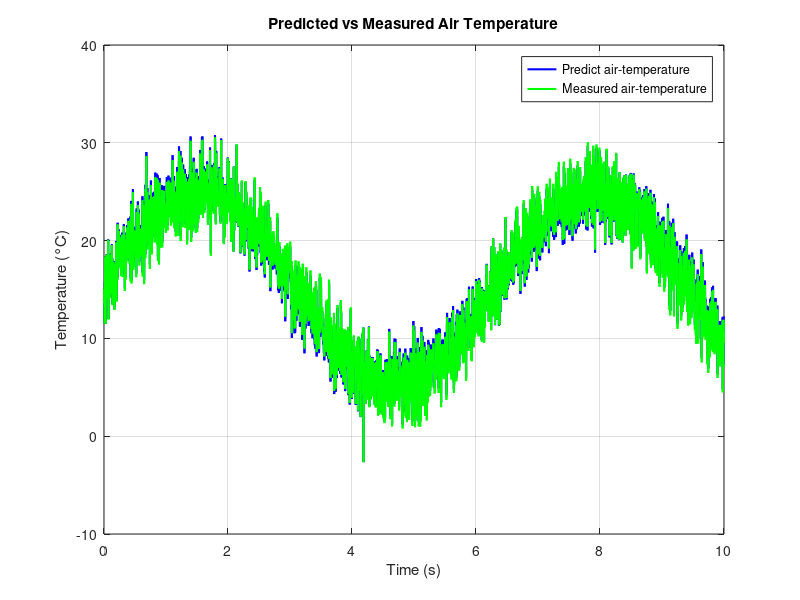

This figure's MATLAB source:
% MATLAB Code to Plot Predicted vs Measured Air Temperature

% Time axis (synthetic data for demonstration)
time = 0:1:3000;

% Generate sample data for measured and predicted temperatures
measured_temp = 15 + 10 * sin((time/300)) + 2 * randn(size(time));
predicted_temp = measured_temp + 0.5 * sin((time/200));

% Plotting
figure;
plot(time/300, predicted_temp, 'b-', 'LineWidth', 1.5); hold on;
plot(time/300, measured_temp, 'g-', 'LineWidth', 1.5);

% Labels and Legends
xlabel('Time (s)');
ylabel('Temperature (°C)');
title('Predicted vs Measured Air Temperature');
legend('Predict air-temperature', 'Measured air-temperature', 'Location', 'Best');

grid on;